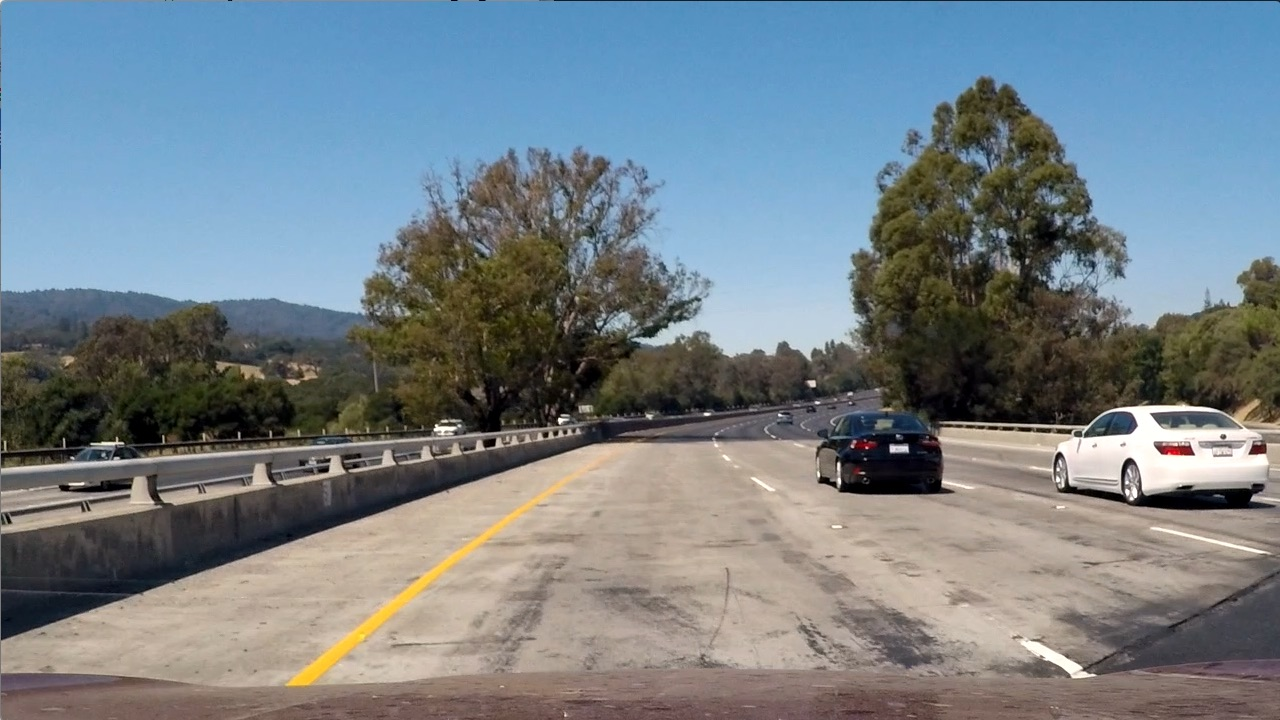
#> input picture test_images/test1.jpg, 1280 x 720 px
$ jupyter execute --allow-errors vehicle_zhao.ipynb   (shell and % lines are left out)   (older library calls are emulated)
#> lines starting #> are read from the running program, lines starting #| are printed output that depends on the picture
[cell 1]
import numpy as np
import cv2
import matplotlib.pyplot as plt
import matplotlib.image as mpimg
import glob
from sklearn.preprocessing import StandardScaler
from skimage.feature import hog
# NOTE: the next import is only valid for scikit-learn version <= 0.17
# for scikit-learn >= 0.18 use:
# from sklearn.model_selection import train_test_split
from sklearn.cross_validation import train_test_split
import time
from sklearn import svm
from sklearn.model_selection import GridSearchCV
from sklearn.svm import LinearSVC
from scipy.ndimage.measurements import label
import random

## Steps:
* Extract HOG features
* Use svm classifier to learn car and noncar images
* Sliding Window Search to find cars
* Apply heatmap to remove fals

### Example of Histogram

[cell 2]
image = mpimg.imread('test_images/test1.jpg')
#> image is the input picture: shape (720, 1280, 3); mean R, G, B 117.5, 128.7, 135.5

# Define a function to compute color histogram features
def color_hist(img, nbins=32, bins_range=(0, 256)):
    # Compute the histogram of the RGB channels separately
#> called with nbins = 32, bins_range = (0, 256)
    rhist = np.histogram(img[:,:,0], bins=nbins, range=bins_range)
    ghist = np.histogram(img[:,:,1], bins=nbins, range=bins_range)
    bhist = np.histogram(img[:,:,2], bins=nbins, range=bins_range)
    # Generating bin centers
    bin_edges = rhist[1]
#> bin_edges = 33 values from 0 to 256
    bin_centers = (bin_edges[1:]  + bin_edges[0:len(bin_edges)-1])/2
#> bin_centers = 32 values from 4 to 252
    # Concatenate the histograms into a single feature vector
    hist_features = np.concatenate((rhist[0], ghist[0], bhist[0]))
#> hist_features = 96 values, max 111331 at index 89, min 936 at index 60, mean 28800
    # Return the individual histograms, bin_centers and feature vector
    return rhist, ghist, bhist, bin_centers, hist_features

rh, gh, bh, bincen, feature_vec = color_hist(image, nbins=32, bins_range=(0, 256))
#> bincen = 32 values from 4 to 252; feature_vec has the same summary as hist_features in color_hist

# Plot a figure with all three bar charts
if rh is not None:
    fig = plt.figure(figsize=(12,3))
    plt.subplot(131)
    plt.bar(bincen, rh[0])
    plt.xlim(0, 256)
    plt.title('R Histogram')
    plt.subplot(132)
    plt.bar(bincen, gh[0])
    plt.xlim(0, 256)
    plt.title('G Histogram')
    plt.subplot(133)
    plt.bar(bincen, bh[0])
    plt.xlim(0, 256)
    plt.title('B Histogram')
    fig.tight_layout()
else:
    print('Your function is returning None for at least one variable...')
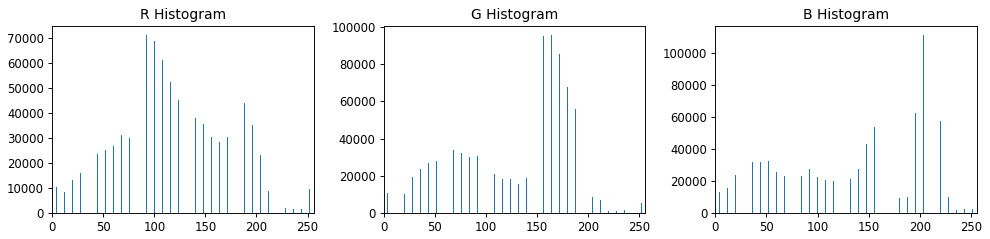
#> figure drawn by matplotlib, 3 panels; panel 1: tallest bar 71144 high, from x = 91.6 to 92.4; panel 2: tallest bar 95802 high, from x = 163.6 to 164.4; panel 3: tallest bar 111331 high, from x = 203.6 to 204.4

### Example of HOG features

[cell 3]
# Define a function to return HOG features and visualization
# [11 lines left out: function get_hog_features, not called in this run]

# Read in the image
#> (the rest of this cell did not finish here and is left out)

[cell 4]
# [101 lines of commented-out code are left out]

[cell 5]
# def svm_clf():
#     # Divide up into cars and notcars
#     images_veh = glob.glob('vehicles/*/*.png')
#     images_non = glob.glob('non-vehicles/*/*.png')
#     # print(len(images_veh),len(images_non))
#     image = images_veh + images_non
#     cars = []
#     notcars = []

#     cars = images_veh
#     notcars = images_non
#     # for image in images:
#     #     if 'image' in image or 'extra' in image:
#     #         notcars.append(image)
#     #     else:
#     #         cars.append(image)
#     #print(len(notcars),len(cars))

#     # Reduce the sample size because HOG features are slow to compute
#     # The quiz evaluator times out after 13s of CPU time
#     sample_size = 500
#     cars = cars[0:sample_size]
#     notcars = notcars[0:sample_size]

#     ### TODO: Tweak these parameters and see how the results change.
#     colorspace = 'RGB' # Can be RGB, HSV, LUV, HLS, YUV, YCrCb
#     orient = 9
#     pix_per_cell = 8
#     cell_per_block = 2
#     hog_channel = 0 # Can be 0, 1, 2, or "ALL"

#     t=time.time()
#     car_features = extract_features_by_hog(cars, cspace=colorspace, orient=orient,
#                             pix_per_cell=pix_per_cell, cell_per_block=cell_per_block,
#                             hog_channel=hog_channel)
#     notcar_features = extract_features_by_hog(notcars, cspace=colorspace, orient=orient,
#                             pix_per_cell=pix_per_cell, cell_per_block=cell_per_block,
#                             hog_channel=hog_channel)
#     t2 = time.time()
#     #print(round(t2-t, 2), 'Seconds to extract HOG features...')
#     # Create an array stack of feature vectors
#     X = np.vstack((car_features, notcar_features)).astype(np.float64)
#     # Fit a per-column scaler
#     print(X.shape)
#     X_scaler = StandardScaler().fit(X)
#     # Apply the scaler to X
#     scaled_X = X_scaler.transform(X)

#     # Define the labels vector
#     y = np.hstack((np.ones(len(car_features)), np.zeros(len(notcar_features))))


#     # Split up data into randomized training and test sets
#     rand_state = np.random.randint(0, 100)
#     X_train, X_test, y_train, y_test = train_test_split(
#         scaled_X, y, test_size=0.2, random_state=rand_state)

# #     print('Using:',orient,'orientations',pix_per_cell,
# #         'pixels per cell and', cell_per_block,'cells per block')
# #     print('Feature vector length:', len(X_train[0]))
#     # Use a linear SVC
#     svc = LinearSVC()
#     # Check the training time for the SVC
#     t=time.time()
#     svc.fit(X_train, y_train)
# #     t2 = time.time()
# #     print(round(t2-t, 2), 'Seconds to train SVC...')
# #     # Check the score of the SVC
# #     print('Test Accuracy of SVC = ', round(svc.score(X_test, y_test), 4))
# #     # Check the prediction time for a single sample
# #     t=time.time()
# #     n_predict = 10
# #     print('My SVC predicts: ', svc.predict(X_test[0:n_predict]))
# #     print('For these',n_predict, 'labels: ', y_test[0:n_predict])
# #     t2 = time.time()
# #     print(round(t2-t, 5), 'Seconds to predict', n_predict,'labels with SVC')

#     return svc, X_scaler

[cell 6]
# Define a function to compute binned color features
# [44 lines left out: functions bin_spatial, color_hist, convert_color, get_hog_features, not called in this run]

# Define a function to extract features from a list of images
# Have this function call bin_spatial() and color_hist()
def extract_features(imgs, color_space='RGB', spatial_size=(32, 32),
                        hist_bins=32, orient=9,
                        pix_per_cell=8, cell_per_block=2, hog_channel=0,
                        spatial_feat=True, hist_feat=True, hog_feat=True):
    # Create a list to append feature vectors to
    features = []
    # Iterate through the list of images
    for file in imgs:
        file_features = []
        # Read in each one by one
        image = mpimg.imread(file)
        # apply color conversion if other than 'RGB'
        if color_space != 'RGB':
            if color_space == 'HSV':
                feature_image = cv2.cvtColor(image, cv2.COLOR_RGB2HSV)
            elif color_space == 'LUV':
                feature_image = cv2.cvtColor(image, cv2.COLOR_RGB2LUV)
            elif color_space == 'HLS':
                feature_image = cv2.cvtColor(image, cv2.COLOR_RGB2HLS)
            elif color_space == 'YUV':
                feature_image = cv2.cvtColor(image, cv2.COLOR_RGB2YUV)
            elif color_space == 'YCrCb':
                feature_image = cv2.cvtColor(image, cv2.COLOR_RGB2YCrCb)
        else: feature_image = np.copy(image)

        if spatial_feat == True:
            spatial_features = bin_spatial(feature_image, size=spatial_size)
            file_features.append(spatial_features)
        if hist_feat == True:
            # Apply color_hist()
            hist_features = color_hist(feature_image, nbins=hist_bins)
            file_features.append(hist_features)
        if hog_feat == True:
        # Call get_hog_features() with vis=False, feature_vec=True
            if hog_channel == 'ALL':
                hog_features = []
                for channel in range(feature_image.shape[2]):
                    hog_features.append(get_hog_features(feature_image[:,:,channel],
                                        orient, pix_per_cell, cell_per_block,
                                        vis=False, feature_vec=True))
                hog_features = np.ravel(hog_features)
            else:
                hog_features = get_hog_features(feature_image[:,:,hog_channel], orient,
                            pix_per_cell, cell_per_block, vis=False, feature_vec=True)
            # Append the new feature vector to the features list
            file_features.append(hog_features)
        features.append(np.concatenate(file_features))
    # Return list of feature vectors
    return features

# Define a function that takes an image,
# start and stop positions in both x and y,
# window size (x and y dimensions),
# and overlap fraction (for both x and y)
def slide_window(img, window_list, x_start_stop=[None, None], y_start_stop=[None, None],
                    xy_window=(64, 64), xy_overlap=(0.5, 0.5)):
    # If x and/or y start/stop positions not defined, set to image size
    if x_start_stop[0] == None:
        x_start_stop[0] = 0
    if x_start_stop[1] == None:
        x_start_stop[1] = img.shape[1]
    if y_start_stop[0] == None:
        y_start_stop[0] = 0
    if y_start_stop[1] == None:
        y_start_stop[1] = img.shape[0]
    # Compute the span of the region to be searched
    xspan = x_start_stop[1] - x_start_stop[0]
    yspan = y_start_stop[1] - y_start_stop[0]
    # Compute the number of pixels per step in x/y
    nx_pix_per_step = np.int(xy_window[0]*(1 - xy_overlap[0]))
    ny_pix_per_step = np.int(xy_window[1]*(1 - xy_overlap[1]))
    # Compute the number of windows in x/y
    nx_buffer = np.int(xy_window[0]*(xy_overlap[0]))
    ny_buffer = np.int(xy_window[1]*(xy_overlap[1]))
    nx_windows = np.int((xspan-nx_buffer)/nx_pix_per_step)
    ny_windows = np.int((yspan-ny_buffer)/ny_pix_per_step)
    # Initialize a list to append window positions to
#     window_list = []
    # Loop through finding x and y window positions
    # Note: you could vectorize this step, but in practice
    # you'll be considering windows one by one with your
    # classifier, so looping makes sense
    for ys in range(ny_windows):
        for xs in range(nx_windows):
            # Calculate window position
            startx = xs*nx_pix_per_step + x_start_stop[0]
            endx = startx + xy_window[0]
            starty = ys*ny_pix_per_step + y_start_stop[0]
            endy = starty + xy_window[1]

            # Append window position to list
            window_list.append(((startx, starty), (endx, endy)))
    # Return the list of windows
    return window_list

# Define a function to draw bounding boxes
def draw_boxes(img, bboxes, color=(0, 0, 255), thick=6):
    # Make a copy of the image
    imcopy = np.copy(img)
    # Iterate through the bounding boxes
    for bbox in bboxes:
        # Draw a rectangle given bbox coordinates
        cv2.rectangle(imcopy, bbox[0], bbox[1], color, thick)
    # Return the image copy with boxes drawn
    return imcopy

[cell 7]
# Define a function to extract features from a single image window
# This function is very similar to extract_features()
# just for a single image rather than list of images
# [77 lines left out: functions single_img_features, search_windows, not called in this run]

### SVM classifier: train car and noncar images

[cell 8]
def svm_clf():
    # Divide up into cars and notcars
#     images_veh = glob.glob('vehicles/*/*.png')
    images_veh = glob.glob('vehicles/KITTI_extracted/*.png')
#> images_veh = []
    images_non = glob.glob('non-vehicles/*/*.png')
    cars = []
    notcars = []
    cars = images_veh
#> cars = []
    notcars = images_non
    random.shuffle(cars)
    random.shuffle(notcars)

    sample_size = 500
    cars = cars[0:sample_size]
    notcars = notcars[0:sample_size]

    ### TODO: Tweak these parameters and see how the results change.
    color_space = 'RGB' # Can be RGB, HSV, LUV, HLS, YUV, YCrCb
    orient = 9  # HOG orientations
    pix_per_cell = 8 # HOG pixels per cell
    cell_per_block = 2 # HOG cells per block
    hog_channel = 'ALL' # Can be 0, 1, 2, or "ALL"
    spatial_size = (32, 32) # Spatial binning dimensions
    hist_bins = 32    # Number of histogram bins
# [4 lines of commented-out code are left out]
    spatial_feat = False # Spatial features on or off
    hist_feat = False # Histogram features on or off
    hog_feat = True # HOG features on or off
    y_start_stop = [None, None] # Min and max in y to search in slide_window()
    #y_start_stop = [400, 800] # Min and max in y to search in slide_window()

    car_features = extract_features(cars, color_space=color_space,
                            spatial_size=spatial_size, hist_bins=hist_bins,
                            orient=orient, pix_per_cell=pix_per_cell,
                            cell_per_block=cell_per_block,
                            hog_channel=hog_channel, spatial_feat=spatial_feat,
                            hist_feat=hist_feat, hog_feat=hog_feat)
#> car_features = []
    notcar_features = extract_features(notcars, color_space=color_space,
                            spatial_size=spatial_size, hist_bins=hist_bins,
                            orient=orient, pix_per_cell=pix_per_cell,
                            cell_per_block=cell_per_block,
                            hog_channel=hog_channel, spatial_feat=spatial_feat,
                            hist_feat=hist_feat, hog_feat=hog_feat)

    # Create an array stack of feature vectors
    X = np.vstack((car_features, notcar_features)).astype(np.float64)
#> X = empty array
    # Fit a per-column scaler
    X_scaler = StandardScaler().fit(X)
    # Apply the scaler to X
    scaled_X = X_scaler.transform(X)

    # Define the labels vector
    y = np.hstack((np.ones(len(car_features)), np.zeros(len(notcar_features))))

    # Split up data into randomized training and test sets
    rand_state = np.random.randint(0, 100)
    X_train, X_test, y_train, y_test = train_test_split(
        scaled_X, y, test_size=0.2, random_state=rand_state)

    print('Using:',orient,'orientations',pix_per_cell,
        'pixels per cell and', cell_per_block,'cells per block')
    print('Feature vector length:', len(X_train[0]))

    #cross validation by GridSearchCV
    parameters = {'kernel':('linear', 'rbf'), 'C':[1, 10]}
    svr = svm.SVC()
    svc = GridSearchCV(svr, parameters)

    # Check the training time for the SVC
    svc.fit(X_train, y_train)
    # Check the score of the SVC
    print('Test Accuracy of SVC = ', round(svc.score(X_test, y_test), 4))
    print(svc.best_params_)
    # Check the prediction time for a single sample
    n_predict = 10
    print('My SVC predicts: ', svc.predict(X_test[0:n_predict]))
    print('For these',n_predict, 'labels: ', y_test[0:n_predict])

    return svc, X_scaler

#> (a cell that did not finish here is left out)

### Apply Sliding Window Search

[cell 10]
### TODO: Tweak these parameters and see how the results change.
color_space = 'RGB' # Can be RGB, HSV, LUV, HLS, YUV, YCrCb
orient = 9  # HOG orientations
pix_per_cell = 8 # HOG pixels per cell
cell_per_block = 2 # HOG cells per block
hog_channel = 'ALL' # Can be 0, 1, 2, or "ALL"
spatial_size = (32, 32) # Spatial binning dimensions
hist_bins = 32    # Number of histogram bins
# spatial_size = (16, 16) # Spatial binning dimensions
# hist_bins = 16    # Number of histogram bins
spatial_feat = False # Spatial features on or off
hist_feat = False # Histogram features on or off
hog_feat = True # HOG features on or off
y_start_stop = [None, None] # Min and max in y to search in slide_window()
y_start_stop = [300, 556] # Min and max in y to search in slide_window()

image = mpimg.imread('test_images/test6.jpg')
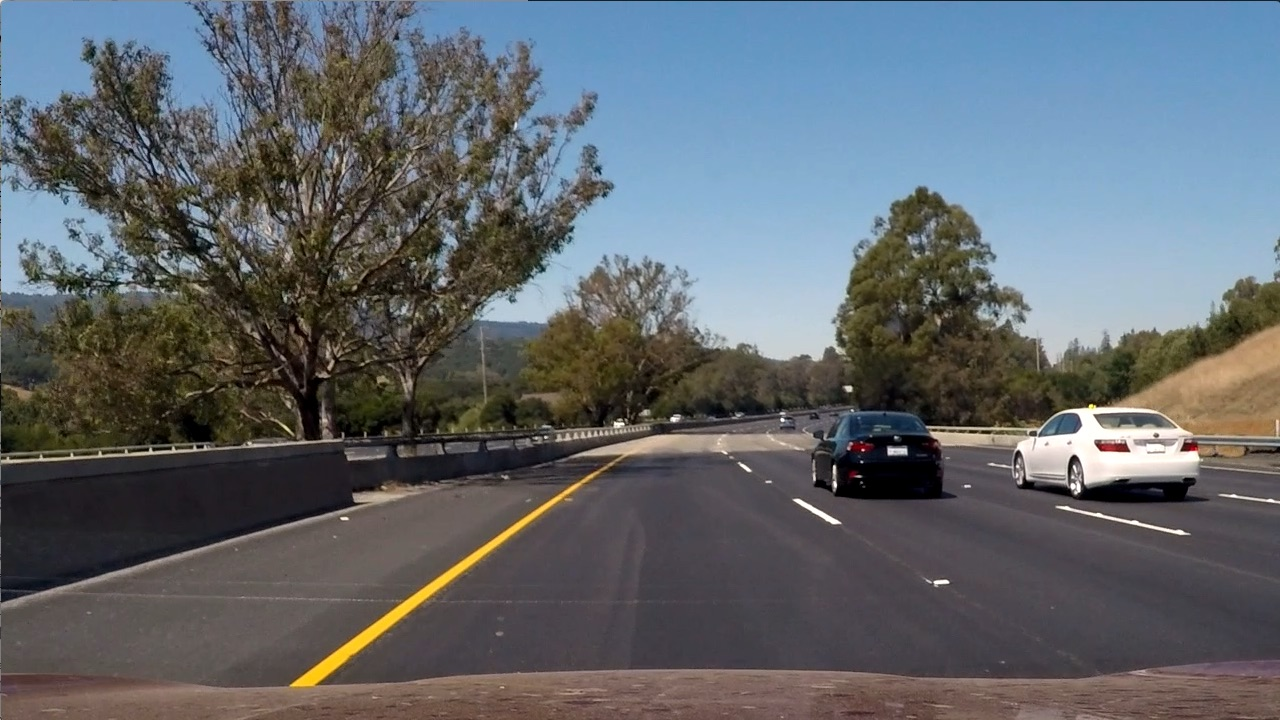
#> input picture test_images/test6.jpg, 1280 x 720 px
#> image is the input picture: shape (720, 1280, 3); mean R, G, B 97, 102.6, 107.9

draw_image = np.copy(image)

windows = []
windows = slide_window(image, windows, x_start_stop=[None, None], y_start_stop=y_start_stop,xy_window=(96, 96), xy_overlap=(0.7, 0.7))
#> windows = 258 items
windows = slide_window(image, windows, x_start_stop=[None, None], y_start_stop=y_start_stop,xy_window=(128, 128), xy_overlap=(0.7, 0.7))
#> windows = 382 items

window_img = draw_boxes(image, windows, color=(0, 0, 255), thick=6)
#> the loop in draw_boxes, `for bbox in bboxes:` made 382 passes
#> bbox on passes 1 to 3: ((0, 300), (96, 396)), ((28, 300), (124, 396)), ((56, 300), (152, 396))
#> after the loop in draw_boxes, `for bbox in bboxes:`:
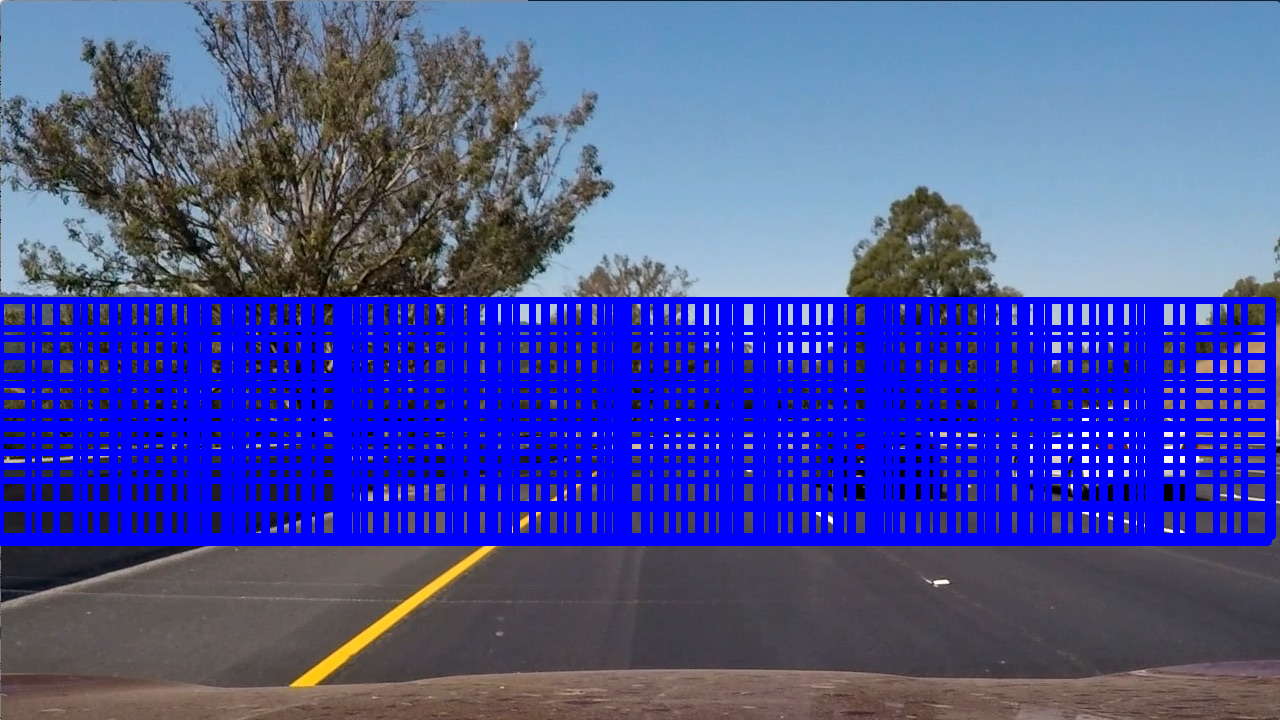
#> imcopy: shape (720, 1280, 3); mean R, G, B 73.3, 80.4, 159.6
plt.imshow(window_img)

#> (the rest of this cell did not finish here and is left out)
